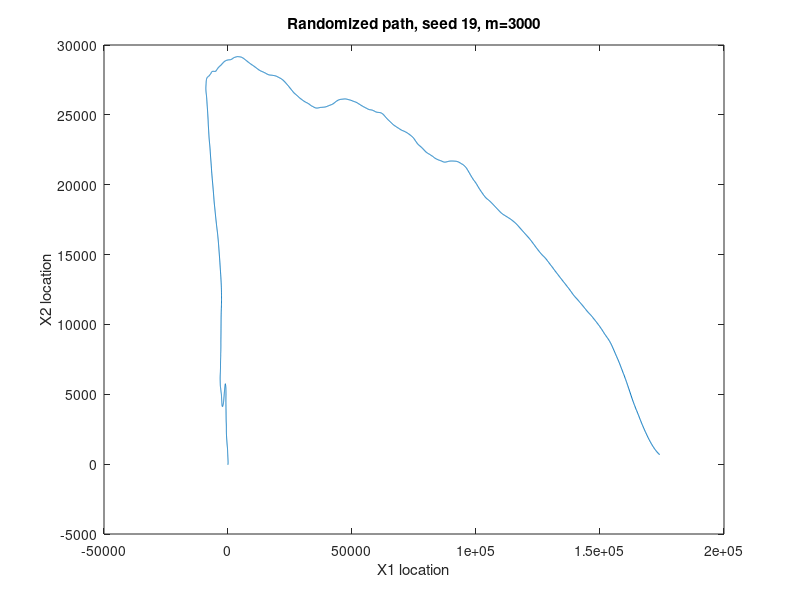

Write MATLAB code to recreate this figure. (Note: this script raises an error after producing the figure.)
clear all; close all; clc
%Part 1
%rng(19)
sigma=0.5; deltaT=0.5; alpha = 0.6;
P=1/20*[[16,1,1,1,1];[1,16,1,1,1];[1,1,16,1,1];[1,1,1,16,1];[1,1,1,1,16]];
zn=[[0,0];[3.5,0];[0,3.5];[0,-3.5];[-3.5,0]];
theta=[[1,deltaT,deltaT^2/2];[0,1,deltaT];[0,0,alpha]];
phiz=[[deltaT^2/2];[deltaT];[0]];
phiw=[[deltaT^2/2];[deltaT];[1]];
N=6;
zero=zeros(N,1);

N=6;
sigmamatrix=diag([500,5,5,200,5,5]);
%sigmamatrix=500*diag(ones(N,1),0) + 5*diag(ones(N-1,1),1) + 5*diag(ones(N-1,1),-1)+ 5*diag(ones(N-2,1),-2)+ 5*diag(ones(N-2,1),2)+ 200*diag(ones(N-3,1),3)+ 200*diag(ones(N-3,1),-3)+ 5*diag(ones(N-4,1),-4)+ 5*diag(ones(N-4,1),4)+ 5*diag(ones(N-5,1),5)+ 5*diag(ones(N-5,1),-5);

theta=[[theta,zeros(3,3)];[zeros(3,3),theta]];
phiz=[[phiz,zeros(3,1)];[zeros(3,1),phiz]];
phiw=[[phiw,zeros(3,1)];[zeros(3,1),phiw]];

X0=mvnrnd(zero,sigmamatrix);
Command=randi([1 5],1,1);
Z0=zn(Command,:);


m=3000; % Timesteps
States=zeros(m,2);
Xi=transpose(X0);
Zi=transpose(Z0);
Wi=transpose(mvnrnd([0,0],sigma^2*eye(2)));
for i=1:m
    
    Xi=theta*(Xi)+phiz*(Zi)+phiw*(Wi); %Calculate each new state
    
    %Need to update Zi,
    Update=(rand(1));
    summ=0;
    for j=1:5
        
        summ=P(Command,j)+summ;
        if Update<summ
            Command=j;
            break
        end
        
    end
    Zi=transpose(zn(Command,:));
    States(i,1)=Xi(1);
    States(i,2)=Xi(4);
    Wi=transpose(mvnrnd([0,0],sigma^2*eye(2)));
    
    
end
plot(States(:,1),States(:,2))
title('Randomized path, seed 19, m=3000')
xlabel('X1 location') 
ylabel('X2 location')

%% Making of a nxN state matrix for use in part 3 
v=90; zeta=1.5; gamma=3; 

load("stations.mat");

load("RSSI-measurements.mat");

N=10000;
n=length(Y);
Command=randi([1 5],1,N);
Commands=zeros(N,n);
Commands(:,1)=Command;
for j=1:N
    
    for i =1:n
        Update=(rand(1));
        summ=0;
        for k=1:5

            summ=P(round(Commands(j,i)),k)+summ;
            if Update<=summ
                Command=k;
                break
            end

        end
        Commands(j,i+1)=Command;
         
    end
    
end

%% Part 3



tau=zeros(6,n);
Xi=transpose(mvnrnd(zero,sigmamatrix,N)); %Initilization

%p = @(x1,x2,y) prod(normpdf(Y,(6*v*ones(1,N)-10*gamma*log10(vecnorm(([x1;x2]-pos_vec(:,1).*ones(2,N)))+vecnorm(([x1;x2]-pos_vec(:,2).*ones(2,N)))+vecnorm(([x1;x2]-pos_vec(:,3).*ones(2,N)))+vecnorm(([x1;x2]-pos_vec(:,4).*ones(2,N)))+vecnorm(([x1;x2]-pos_vec(:,5).*ones(2,N)))+vecnorm(([x1;x2]-pos_vec(:,6).*ones(2,N))))),zeta),2);%1/(2*pi*zeta^2)^3*exp(-1/2*(sum(y)*ones(1,N)-(6*v*ones(1,N)-10*gamma*log10(vecnorm(([x1;x2]-pos_vec(:,1).*ones(2,N)))+vecnorm(([x1;x2]-pos_vec(:,2).*ones(2,N)))+vecnorm(([x1;x2]-pos_vec(:,3).*ones(2,N)))+vecnorm(([x1;x2]-pos_vec(:,4).*ones(2,N)))+vecnorm(([x1;x2]-pos_vec(:,5).*ones(2,N)))+vecnorm(([x1;x2]-pos_vec(:,6).*ones(2,N)))))));
w = p(Xi(1,:),Xi(4,:),Y(:,1));
tau(1,1) = sum(Xi(1,:).*w)/sum(w);
tau(2,1) = sum(Xi(4,:).*w)/sum(w);

Wi=transpose(mvnrnd([0,0],sigma^2*eye(2),N));


Zi=transpose(zn(Commands(:,1),:));
for k = 1:n-1 % main loop
    Xi=theta*(Xi)+phiz*(Zi)+phiw*(Wi); %Calculate each new state
    w =w.*log(p(Xi(1,:),Xi(4,:),Y(:,k+1))); % weighting REMOVE/INCLUDE LOG
    
    Zi=transpose(zn(Commands(:,k+1),:));
    Wi=transpose(mvnrnd([0,0],sigma^2*eye(2),N));
    tau(1,k+1) =  sum(Xi(1,:).*w)/sum(w);
    tau(2,k+1) =  sum(Xi(4,:).*w)/sum(w);
end

plot(tau(1,:),tau(2,:))
hold on
plot(pos_vec(1,1),pos_vec(2,1),'d')
hold on
plot(pos_vec(1,2),pos_vec(2,2),'d')
hold on
plot(pos_vec(1,3),pos_vec(2,3),'d')
hold on
plot(pos_vec(1,4),pos_vec(2,4),'d')
hold on
plot(pos_vec(1,5),pos_vec(2,5),'d')
hold on
plot(pos_vec(1,6),pos_vec(2,6),'d')


%% Part 4


tau=zeros(6,n);

Xi=transpose(mvnrnd(zero,sigmamatrix,N)); %Initilization

%p = @(x1,x2,y) prod(normpdf(Y,(6*v*ones(1,N)-10*gamma*log10(vecnorm(([x1;x2]-pos_vec(:,1).*ones(2,N)))+vecnorm(([x1;x2]-pos_vec(:,2).*ones(2,N)))+vecnorm(([x1;x2]-pos_vec(:,3).*ones(2,N)))+vecnorm(([x1;x2]-pos_vec(:,4).*ones(2,N)))+vecnorm(([x1;x2]-pos_vec(:,5).*ones(2,N)))+vecnorm(([x1;x2]-pos_vec(:,6).*ones(2,N))))),zeta),2);%1/(2*pi*zeta^2)^3*exp(-1/2*(sum(y)*ones(1,N)-(6*v*ones(1,N)-10*gamma*log10(vecnorm(([x1;x2]-pos_vec(:,1).*ones(2,N)))+vecnorm(([x1;x2]-pos_vec(:,2).*ones(2,N)))+vecnorm(([x1;x2]-pos_vec(:,3).*ones(2,N)))+vecnorm(([x1;x2]-pos_vec(:,4).*ones(2,N)))+vecnorm(([x1;x2]-pos_vec(:,5).*ones(2,N)))+vecnorm(([x1;x2]-pos_vec(:,6).*ones(2,N)))))));
w = p(Xi(1,:),Xi(4,:),Y(:,1));
tau(1,1) = sum(Xi(1,:).*w)/sum(w);
tau(2,1) = sum(Xi(4,:).*w)/sum(w);

Wi=transpose(mvnrnd([0,0],sigma^2*eye(2),N));


Zi=transpose(zn(Commands(:,1),:));
for k = 1:n-1 % main loop
    ind=randsample(N,N,true,w);
    Xi=Xi(:,ind);
    Xi=theta*(Xi)+phiz*(Zi)+phiw*(Wi); %Calculate each new state
    w =(p(Xi(1,:),Xi(4,:),Y(:,k+1))); % weighting REMOVE/INCLUDE LOG
    
    Zi=transpose(zn(Commands(:,k+1),:));
    Wi=transpose(mvnrnd([0,0],sigma^2*eye(2),N));
    tau(1,k+1) =  sum(Xi(1,:).*w)/sum(w);
    tau(2,k+1) =  sum(Xi(4,:).*w)/sum(w);
end

plot(tau(1,:),tau(2,:))
hold on
plot(pos_vec(1,1),pos_vec(2,1),'d')
hold on
plot(pos_vec(1,2),pos_vec(2,2),'d')
hold on
plot(pos_vec(1,3),pos_vec(2,3),'d')
hold on
plot(pos_vec(1,4),pos_vec(2,4),'d')
hold on
plot(pos_vec(1,5),pos_vec(2,5),'d')
hold on
plot(pos_vec(1,6),pos_vec(2,6),'d')

